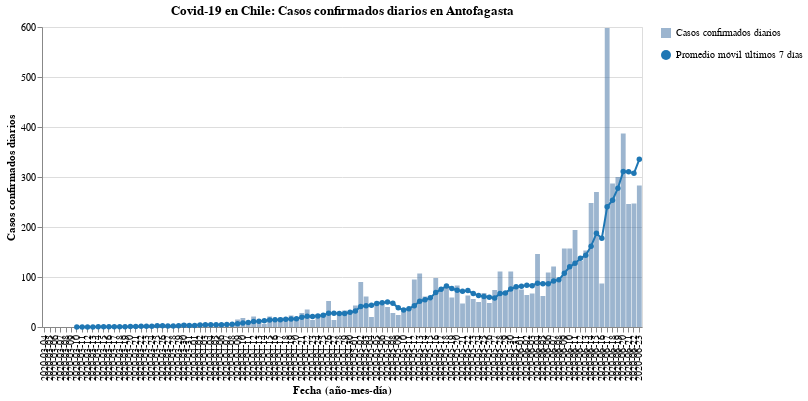

The code cell stored with this chart in its notebook:
### Code cell
#hide_input
bars, line = my_cases_plot(region)
(bars + line).properties(
    title=f'Covid-19 en Chile: Casos confirmados diarios en {region}',
    width=600
)

### Figure 1 — Vega-Lite specification as saved in the notebook (floating-point values rounded to 4 significant figures)
{"config": {"view": {"continuousWidth": 400, "continuousHeight": 300}}, "layer": [{"mark": {"type": "bar", "opacity": 0.7}, "encoding": {"opacity": {"type": "nominal", "field": "Casos confirmados diarios", "legend": {"title": ""}}, "tooltip": [{"type": "nominal", "field": "Fecha"}, {"type": "quantitative", "field": "Casos confirmados"}], "x": {"type": "nominal", "axis": {"title": "Fecha (año-mes-día)"}, "field": "Fecha"}, "y": {"type": "quantitative", "axis": {"title": "Casos confirmados diarios"}, "field": "Casos confirmados"}}}, {"mark": {"type": "line", "color": "#1f77b4", "point": {"filled": true, "fill": "#1f77b4"}}, "encoding": {"shape": {"type": "nominal", "field": "Promedio móvil últimos 7 días", "legend": {"title": ""}}, "x": {"type": "nominal", "axis": {"title": "Fecha (año-mes-día)"}, "field": "Fecha"}, "y": {"type": "quantitative", "field": "Rolling"}}}], "data": {"name": "data-4ec9894cb2363de3c13c3c692f9c14d2"}, "title": "Covid-19 en Chile: Casos confirmados diarios en Antofagasta", "width": 600, "$schema": "https://vega.github.io/schema/vega-lite/v4.8.1.json", "datasets": {"data-4ec9894cb2363de3c13c3c692f9c14d2": [{"Fecha": "2020-03-04", "Casos confirmados": 0, "Rolling": null, "Casos confirmados diarios": "Casos confirmados diarios", "Promedio móvil últimos 7 días": "Promedio móvil últimos 7 días"}, {"Fecha": "2020-03-05", "Casos confirmados": 0, "Rolling": null, "Casos confirmados diarios": "Casos confirmados diarios", "Promedio móvil últimos 7 días": "Promedio móvil últimos 7 días"}, {"Fecha": "2020-03-06", "Casos confirmados": 0, "Rolling": null, "Casos confirmados diarios": "Casos confirmados diarios", "Promedio móvil últimos 7 días": "Promedio móvil últimos 7 días"}, {"Fecha": "2020-03-07", "Casos confirmados": 0, "Rolling": null, "Casos confirmados diarios": "Casos confirmados diarios", "Promedio móvil últimos 7 días": "Promedio móvil últimos 7 días"}, {"Fecha": "2020-03-08", "Casos confirmados": 0, "Rolling": null, "Casos confirmados diarios": "Casos confirmados diarios", "Promedio móvil últimos 7 días": "Promedio móvil últimos 7 días"}, {"Fecha": "2020-03-09", "Casos confirmados": 0, "Rolling": null, "Casos confirmados diarios": "Casos confirmados diarios", "Promedio móvil últimos 7 días": "Promedio móvil últimos 7 días"}, {"Fecha": "2020-03-10", "Casos confirmados": 0, "Rolling": 0.0, "Casos confirmados diarios": "Casos confirmados diarios", "Promedio móvil últimos 7 días": "Promedio móvil últimos 7 días"}, {"Fecha": "2020-03-11", "Casos confirmados": 0, "Rolling": 0.0, "Casos confirmados diarios": "Casos confirmados diarios", "Promedio móvil últimos 7 días": "Promedio móvil últimos 7 días"}, {"Fecha": "2020-03-12", "Casos confirmados": 0, "Rolling": 0.0, "Casos confirmados diarios": "Casos confirmados diarios", "Promedio móvil últimos 7 días": "Promedio móvil últimos 7 días"}, {"Fecha": "2020-03-13", "Casos confirmados": 0, "Rolling": 0.0, "Casos confirmados diarios": "Casos confirmados diarios", "Promedio móvil últimos 7 días": "Promedio móvil últimos 7 días"}, {"Fecha": "2020-03-14", "Casos confirmados": 2, "Rolling": 0.2857, "Casos confirmados diarios": "Casos confirmados diarios", "Promedio móvil últimos 7 días": "Promedio móvil últimos 7 días"}, {"Fecha": "2020-03-15", "Casos confirmados": 0, "Rolling": 0.2857, "Casos confirmados diarios": "Casos confirmados diarios", "Promedio móvil últimos 7 días": "Promedio móvil últimos 7 días"}, {"Fecha": "2020-03-16", "Casos confirmados": 0, "Rolling": 0.2857, "Casos confirmados diarios": "Casos confirmados diarios", "Promedio móvil últimos 7 días": "Promedio móvil últimos 7 días"}, {"Fecha": "2020-03-17", "Casos confirmados": 0, "Rolling": 0.2857, "Casos confirmados diarios": "Casos confirmados diarios", "Promedio móvil últimos 7 días": "Promedio móvil últimos 7 días"}, {"Fecha": "2020-03-18", "Casos confirmados": 0, "Rolling": 0.2857, "Casos confirmados diarios": "Casos confirmados diarios", "Promedio móvil últimos 7 días": "Promedio móvil últimos 7 días"}, {"Fecha": "2020-03-19", "Casos confirmados": 0, "Rolling": 0.2857, "Casos confirmados diarios": "Casos confirmados diarios", "Promedio móvil últimos 7 días": "Promedio móvil últimos 7 días"}, {"Fecha": "2020-03-20", "Casos confirmados": 4, "Rolling": 0.8571, "Casos confirmados diarios": "Casos confirmados diarios", "Promedio móvil últimos 7 días": "Promedio móvil últimos 7 días"}, {"Fecha": "2020-03-21", "Casos confirmados": 4, "Rolling": 1.143, "Casos confirmados diarios": "Casos confirmados diarios", "Promedio móvil últimos 7 días": "Promedio móvil últimos 7 días"}, {"Fecha": "2020-03-22", "Casos confirmados": 1, "Rolling": 1.286, "Casos confirmados diarios": "Casos confirmados diarios", "Promedio móvil últimos 7 días": "Promedio móvil últimos 7 días"}, {"Fecha": "2020-03-23", "Casos confirmados": 0, "Rolling": 1.286, "Casos confirmados diarios": "Casos confirmados diarios", "Promedio móvil últimos 7 días": "Promedio móvil últimos 7 días"}, {"Fecha": "2020-03-24", "Casos confirmados": 2, "Rolling": 1.571, "Casos confirmados diarios": "Casos confirmados diarios", "Promedio móvil últimos 7 días": "Promedio móvil últimos 7 días"}, {"Fecha": "2020-03-25", "Casos confirmados": 6, "Rolling": 2.429, "Casos confirmados diarios": "Casos confirmados diarios", "Promedio móvil últimos 7 días": "Promedio móvil últimos 7 días"}, {"Fecha": "2020-03-26", "Casos confirmados": 1, "Rolling": 2.571, "Casos confirmados diarios": "Casos confirmados diarios", "Promedio móvil últimos 7 días": "Promedio móvil últimos 7 días"}, {"Fecha": "2020-03-27", "Casos confirmados": 1, "Rolling": 2.143, "Casos confirmados diarios": "Casos confirmados diarios", "Promedio móvil últimos 7 días": "Promedio móvil últimos 7 días"}, {"Fecha": "2020-03-28", "Casos confirmados": 4, "Rolling": 2.143, "Casos confirmados diarios": "Casos confirmados diarios", "Promedio móvil últimos 7 días": "Promedio móvil últimos 7 días"}, {"Fecha": "2020-03-29", "Casos confirmados": 2, "Rolling": 2.286, "Casos confirmados diarios": "Casos confirmados diarios", "Promedio móvil últimos 7 días": "Promedio móvil últimos 7 días"}, {"Fecha": "2020-03-30", "Casos confirmados": 8, "Rolling": 3.429, "Casos confirmados diarios": "Casos confirmados diarios", "Promedio móvil últimos 7 días": "Promedio móvil últimos 7 días"}, {"Fecha": "2020-03-31", "Casos confirmados": 0, "Rolling": 3.143, "Casos confirmados diarios": "Casos confirmados diarios", "Promedio móvil últimos 7 días": "Promedio móvil últimos 7 días"}, {"Fecha": "2020-04-01", "Casos confirmados": 4, "Rolling": 2.857, "Casos confirmados diarios": "Casos confirmados diarios", "Promedio móvil últimos 7 días": "Promedio móvil últimos 7 días"}, {"Fecha": "2020-04-02", "Casos confirmados": 8, "Rolling": 3.857, "Casos confirmados diarios": "Casos confirmados diarios", "Promedio móvil últimos 7 días": "Promedio móvil últimos 7 días"}, {"Fecha": "2020-04-03", "Casos confirmados": 7, "Rolling": 4.714, "Casos confirmados diarios": "Casos confirmados diarios", "Promedio móvil últimos 7 días": "Promedio móvil últimos 7 días"}, {"Fecha": "2020-04-04", "Casos confirmados": 1, "Rolling": 4.286, "Casos confirmados diarios": "Casos confirmados diarios", "Promedio móvil últimos 7 días": "Promedio móvil últimos 7 días"}, {"Fecha": "2020-04-05", "Casos confirmados": 5, "Rolling": 4.714, "Casos confirmados diarios": "Casos confirmados diarios", "Promedio móvil últimos 7 días": "Promedio móvil últimos 7 días"}, {"Fecha": "2020-04-06", "Casos confirmados": 8, "Rolling": 4.714, "Casos confirmados diarios": "Casos confirmados diarios", "Promedio móvil últimos 7 días": "Promedio móvil últimos 7 días"}, {"Fecha": "2020-04-07", "Casos confirmados": 1, "Rolling": 4.857, "Casos confirmados diarios": "Casos confirmados diarios", "Promedio móvil últimos 7 días": "Promedio móvil últimos 7 días"}, {"Fecha": "2020-04-08", "Casos confirmados": 8, "Rolling": 5.429, "Casos confirmados diarios": "Casos confirmados diarios", "Promedio móvil últimos 7 días": "Promedio móvil últimos 7 días"}, {"Fecha": "2020-04-09", "Casos confirmados": 15, "Rolling": 6.429, "Casos confirmados diarios": "Casos confirmados diarios", "Promedio móvil últimos 7 días": "Promedio móvil últimos 7 días"}, {"Fecha": "2020-04-10", "Casos confirmados": 18, "Rolling": 8.0, "Casos confirmados diarios": "Casos confirmados diarios", "Promedio móvil últimos 7 días": "Promedio móvil últimos 7 días"}, {"Fecha": "2020-04-11", "Casos confirmados": 7, "Rolling": 8.857, "Casos confirmados diarios": "Casos confirmados diarios", "Promedio móvil últimos 7 días": "Promedio móvil últimos 7 días"}, {"Fecha": "2020-04-12", "Casos confirmados": 21, "Rolling": 11.14, "Casos confirmados diarios": "Casos confirmados diarios", "Promedio móvil últimos 7 días": "Promedio móvil últimos 7 días"}, {"Fecha": "2020-04-13", "Casos confirmados": 11, "Rolling": 11.57, "Casos confirmados diarios": "Casos confirmados diarios", "Promedio móvil últimos 7 días": "Promedio móvil últimos 7 días"}, {"Fecha": "2020-04-14", "Casos confirmados": 6, "Rolling": 12.29, "Casos confirmados diarios": "Casos confirmados diarios", "Promedio móvil últimos 7 días": "Promedio móvil últimos 7 días"}, {"Fecha": "2020-04-15", "Casos confirmados": 21, "Rolling": 14.14, "Casos confirmados diarios": "Casos confirmados diarios", "Promedio móvil últimos 7 días": "Promedio móvil últimos 7 días"}, {"Fecha": "2020-04-16", "Casos confirmados": 16, "Rolling": 14.29, "Casos confirmados diarios": "Casos confirmados diarios", "Promedio móvil últimos 7 días": "Promedio móvil últimos 7 días"}, {"Fecha": "2020-04-17", "Casos confirmados": 19, "Rolling": 14.43, "Casos confirmados diarios": "Casos confirmados diarios", "Promedio móvil últimos 7 días": "Promedio móvil últimos 7 días"}, {"Fecha": "2020-04-18", "Casos confirmados": 15, "Rolling": 15.57, "Casos confirmados diarios": "Casos confirmados diarios", "Promedio móvil últimos 7 días": "Promedio móvil últimos 7 días"}, {"Fecha": "2020-04-19", "Casos confirmados": 23, "Rolling": 15.86, "Casos confirmados diarios": "Casos confirmados diarios", "Promedio móvil últimos 7 días": "Promedio móvil últimos 7 días"}, {"Fecha": "2020-04-20", "Casos confirmados": 14, "Rolling": 16.29, "Casos confirmados diarios": "Casos confirmados diarios", "Promedio móvil últimos 7 días": "Promedio móvil últimos 7 días"}, {"Fecha": "2020-04-21", "Casos confirmados": 28, "Rolling": 19.43, "Casos confirmados diarios": "Casos confirmados diarios", "Promedio móvil últimos 7 días": "Promedio móvil últimos 7 días"}, {"Fecha": "2020-04-22", "Casos confirmados": 35, "Rolling": 21.43, "Casos confirmados diarios": "Casos confirmados diarios", "Promedio móvil últimos 7 días": "Promedio móvil últimos 7 días"}, {"Fecha": "2020-04-23", "Casos confirmados": 14, "Rolling": 21.14, "Casos confirmados diarios": "Casos confirmados diarios", "Promedio móvil últimos 7 días": "Promedio móvil últimos 7 días"}, {"Fecha": "2020-04-24", "Casos confirmados": 26, "Rolling": 22.14, "Casos confirmados diarios": "Casos confirmados diarios", "Promedio móvil últimos 7 días": "Promedio móvil últimos 7 días"}, {"Fecha": "2020-04-25", "Casos confirmados": 25, "Rolling": 23.57, "Casos confirmados diarios": "Casos confirmados diarios", "Promedio móvil últimos 7 días": "Promedio móvil últimos 7 días"}, {"Fecha": "2020-04-26", "Casos confirmados": 52, "Rolling": 27.71, "Casos confirmados diarios": "Casos confirmados diarios", "Promedio móvil últimos 7 días": "Promedio móvil últimos 7 días"}, {"Fecha": "2020-04-27", "Casos confirmados": 14, "Rolling": 27.71, "Casos confirmados diarios": "Casos confirmados diarios", "Promedio móvil últimos 7 días": "Promedio móvil últimos 7 días"}, {"Fecha": "2020-04-28", "Casos confirmados": 24, "Rolling": 27.14, "Casos confirmados diarios": "Casos confirmados diarios", "Promedio móvil últimos 7 días": "Promedio móvil últimos 7 días"}, {"Fecha": "2020-04-29", "Casos confirmados": 33, "Rolling": 26.86, "Casos confirmados diarios": "Casos confirmados diarios", "Promedio móvil últimos 7 días": "Promedio móvil últimos 7 días"}, {"Fecha": "2020-04-30", "Casos confirmados": 32, "Rolling": 29.43, "Casos confirmados diarios": "Casos confirmados diarios", "Promedio móvil últimos 7 días": "Promedio móvil últimos 7 días"}, {"Fecha": "2020-05-01", "Casos confirmados": 43, "Rolling": 31.86, "Casos confirmados diarios": "Casos confirmados diarios", "Promedio móvil últimos 7 días": "Promedio móvil últimos 7 días"}, {"Fecha": "2020-05-02", "Casos confirmados": 90, "Rolling": 41.14, "Casos confirmados diarios": "Casos confirmados diarios", "Promedio móvil últimos 7 días": "Promedio móvil últimos 7 días"}, {"Fecha": "2020-05-03", "Casos confirmados": 61, "Rolling": 42.43, "Casos confirmados diarios": "Casos confirmados diarios", "Promedio móvil últimos 7 días": "Promedio móvil últimos 7 días"}, {"Fecha": "2020-05-04", "Casos confirmados": 20, "Rolling": 43.29, "Casos confirmados diarios": "Casos confirmados diarios", "Promedio móvil últimos 7 días": "Promedio móvil últimos 7 días"}, {"Fecha": "2020-05-05", "Casos confirmados": 51, "Rolling": 47.14, "Casos confirmados diarios": "Casos confirmados diarios", "Promedio móvil últimos 7 días": "Promedio móvil últimos 7 días"}, {"Fecha": "2020-05-06", "Casos confirmados": 44, "Rolling": 48.71, "Casos confirmados diarios": "Casos confirmados diarios", "Promedio móvil últimos 7 días": "Promedio móvil últimos 7 días"}, {"Fecha": "2020-05-07", "Casos confirmados": 40, "Rolling": 49.86, "Casos confirmados diarios": "Casos confirmados diarios", "Promedio móvil últimos 7 días": "Promedio móvil últimos 7 días"}, {"Fecha": "2020-05-08", "Casos confirmados": 28, "Rolling": 47.71, "Casos confirmados diarios": "Casos confirmados diarios", "Promedio móvil últimos 7 días": "Promedio móvil últimos 7 días"}, {"Fecha": "2020-05-09", "Casos confirmados": 24, "Rolling": 38.29, "Casos confirmados diarios": "Casos confirmados diarios", "Promedio móvil últimos 7 días": "Promedio móvil últimos 7 días"}, {"Fecha": "2020-05-10", "Casos confirmados": 31, "Rolling": 34.0, "Casos confirmados diarios": "Casos confirmados diarios", "Promedio móvil últimos 7 días": "Promedio móvil últimos 7 días"}, {"Fecha": "2020-05-11", "Casos confirmados": 36, "Rolling": 36.29, "Casos confirmados diarios": "Casos confirmados diarios", "Promedio móvil últimos 7 días": "Promedio móvil últimos 7 días"}, {"Fecha": "2020-05-12", "Casos confirmados": 95, "Rolling": 42.57, "Casos confirmados diarios": "Casos confirmados diarios", "Promedio móvil últimos 7 días": "Promedio móvil últimos 7 días"}, {"Fecha": "2020-05-13", "Casos confirmados": 107, "Rolling": 51.57, "Casos confirmados diarios": "Casos confirmados diarios", "Promedio móvil últimos 7 días": "Promedio móvil últimos 7 días"}, {"Fecha": "2020-05-14", "Casos confirmados": 61, "Rolling": 54.57, "Casos confirmados diarios": "Casos confirmados diarios", "Promedio móvil últimos 7 días": "Promedio móvil últimos 7 días"}, {"Fecha": "2020-05-15", "Casos confirmados": 54, "Rolling": 58.29, "Casos confirmados diarios": "Casos confirmados diarios", "Promedio móvil últimos 7 días": "Promedio móvil últimos 7 días"}, {"Fecha": "2020-05-16", "Casos confirmados": 98, "Rolling": 68.86, "Casos confirmados diarios": "Casos confirmados diarios", "Promedio móvil últimos 7 días": "Promedio móvil últimos 7 días"}, {"Fecha": "2020-05-17", "Casos confirmados": 76, "Rolling": 75.29, "Casos confirmados diarios": "Casos confirmados diarios", "Promedio móvil últimos 7 días": "Promedio móvil últimos 7 días"}, {"Fecha": "2020-05-18", "Casos confirmados": 84, "Rolling": 82.14, "Casos confirmados diarios": "Casos confirmados diarios", "Promedio móvil últimos 7 días": "Promedio móvil últimos 7 días"}, {"Fecha": "2020-05-19", "Casos confirmados": 59, "Rolling": 77.0, "Casos confirmados diarios": "Casos confirmados diarios", "Promedio móvil últimos 7 días": "Promedio móvil últimos 7 días"}, {"Fecha": "2020-05-20", "Casos confirmados": 83, "Rolling": 73.57, "Casos confirmados diarios": "Casos confirmados diarios", "Promedio móvil últimos 7 días": "Promedio móvil últimos 7 días"}, {"Fecha": "2020-05-21", "Casos confirmados": 47, "Rolling": 71.57, "Casos confirmados diarios": "Casos confirmados diarios", "Promedio móvil últimos 7 días": "Promedio móvil últimos 7 días"}, {"Fecha": "2020-05-22", "Casos confirmados": 63, "Rolling": 72.86, "Casos confirmados diarios": "Casos confirmados diarios", "Promedio móvil últimos 7 días": "Promedio móvil últimos 7 días"}, {"Fecha": "2020-05-23", "Casos confirmados": 56, "Rolling": 66.86, "Casos confirmados diarios": "Casos confirmados diarios", "Promedio móvil últimos 7 días": "Promedio móvil últimos 7 días"}, {"Fecha": "2020-05-24", "Casos confirmados": 50, "Rolling": 63.14, "Casos confirmados diarios": "Casos confirmados diarios", "Promedio móvil últimos 7 días": "Promedio móvil últimos 7 días"}, {"Fecha": "2020-05-25", "Casos confirmados": 68, "Rolling": 60.86, "Casos confirmados diarios": "Casos confirmados diarios", "Promedio móvil últimos 7 días": "Promedio móvil últimos 7 días"}, {"Fecha": "2020-05-26", "Casos confirmados": 48, "Rolling": 59.29, "Casos confirmados diarios": "Casos confirmados diarios", "Promedio móvil últimos 7 días": "Promedio móvil últimos 7 días"}, {"Fecha": "2020-05-27", "Casos confirmados": 74, "Rolling": 58.0, "Casos confirmados diarios": "Casos confirmados diarios", "Promedio móvil últimos 7 días": "Promedio móvil últimos 7 días"}, {"Fecha": "2020-05-28", "Casos confirmados": 111, "Rolling": 67.14, "Casos confirmados diarios": "Casos confirmados diarios", "Promedio móvil últimos 7 días": "Promedio móvil últimos 7 días"}, {"Fecha": "2020-05-29", "Casos confirmados": 70, "Rolling": 68.14, "Casos confirmados diarios": "Casos confirmados diarios", "Promedio móvil últimos 7 días": "Promedio móvil últimos 7 días"}, {"Fecha": "2020-05-30", "Casos confirmados": 111, "Rolling": 76.0, "Casos confirmados diarios": "Casos confirmados diarios", "Promedio móvil últimos 7 días": "Promedio móvil últimos 7 días"}, {"Fecha": "2020-05-31", "Casos confirmados": 81, "Rolling": 80.43, "Casos confirmados diarios": "Casos confirmados diarios", "Promedio móvil últimos 7 días": "Promedio móvil últimos 7 días"}, {"Fecha": "2020-06-01", "Casos confirmados": 75, "Rolling": 81.43, "Casos confirmados diarios": "Casos confirmados diarios", "Promedio móvil últimos 7 días": "Promedio móvil últimos 7 días"}, {"Fecha": "2020-06-02", "Casos confirmados": 64, "Rolling": 83.71, "Casos confirmados diarios": "Casos confirmados diarios", "Promedio móvil últimos 7 días": "Promedio móvil últimos 7 días"}, {"Fecha": "2020-06-03", "Casos confirmados": 67, "Rolling": 82.71, "Casos confirmados diarios": "Casos confirmados diarios", "Promedio móvil últimos 7 días": "Promedio móvil últimos 7 días"}, {"Fecha": "2020-06-04", "Casos confirmados": 146, "Rolling": 87.71, "Casos confirmados diarios": "Casos confirmados diarios", "Promedio móvil últimos 7 días": "Promedio móvil últimos 7 días"}, {"Fecha": "2020-06-05", "Casos confirmados": 62, "Rolling": 86.57, "Casos confirmados diarios": "Casos confirmados diarios", "Promedio móvil últimos 7 días": "Promedio móvil últimos 7 días"}, {"Fecha": "2020-06-06", "Casos confirmados": 109, "Rolling": 86.29, "Casos confirmados diarios": "Casos confirmados diarios", "Promedio móvil últimos 7 días": "Promedio móvil últimos 7 días"}, {"Fecha": "2020-06-07", "Casos confirmados": 121, "Rolling": 92.0, "Casos confirmados diarios": "Casos confirmados diarios", "Promedio móvil últimos 7 días": "Promedio móvil últimos 7 días"}, {"Fecha": "2020-06-08", "Casos confirmados": 91, "Rolling": 94.29, "Casos confirmados diarios": "Casos confirmados diarios", "Promedio móvil últimos 7 días": "Promedio móvil últimos 7 días"}, {"Fecha": "2020-06-09", "Casos confirmados": 157, "Rolling": 107.6, "Casos confirmados diarios": "Casos confirmados diarios", "Promedio móvil últimos 7 días": "Promedio móvil últimos 7 días"}, {"Fecha": "2020-06-10", "Casos confirmados": 157, "Rolling": 120.4, "Casos confirmados diarios": "Casos confirmados diarios", "Promedio móvil últimos 7 días": "Promedio móvil últimos 7 días"}, {"Fecha": "2020-06-11", "Casos confirmados": 194, "Rolling": 127.3, "Casos confirmados diarios": "Casos confirmados diarios", "Promedio móvil últimos 7 días": "Promedio móvil últimos 7 días"}, {"Fecha": "2020-06-12", "Casos confirmados": 132, "Rolling": 137.3, "Casos confirmados diarios": "Casos confirmados diarios", "Promedio móvil últimos 7 días": "Promedio móvil últimos 7 días"}, {"Fecha": "2020-06-13", "Casos confirmados": 153, "Rolling": 143.6, "Casos confirmados diarios": "Casos confirmados diarios", "Promedio móvil últimos 7 días": "Promedio móvil últimos 7 días"}, {"Fecha": "2020-06-14", "Casos confirmados": 248, "Rolling": 161.7, "Casos confirmados diarios": "Casos confirmados diarios", "Promedio móvil últimos 7 días": "Promedio móvil últimos 7 días"}, {"Fecha": "2020-06-15", "Casos confirmados": 270, "Rolling": 187.3, "Casos confirmados diarios": "Casos confirmados diarios", "Promedio móvil últimos 7 días": "Promedio móvil últimos 7 días"}, {"Fecha": "2020-06-16", "Casos confirmados": 87, "Rolling": 177.3, "Casos confirmados diarios": "Casos confirmados diarios", "Promedio móvil últimos 7 días": "Promedio móvil últimos 7 días"}, {"Fecha": "2020-06-17", "Casos confirmados": 598, "Rolling": 240.3, "Casos confirmados diarios": "Casos confirmados diarios", "Promedio móvil últimos 7 días": "Promedio móvil últimos 7 días"}, {"Fecha": "2020-06-18", "Casos confirmados": 287, "Rolling": 253.6, "Casos confirmados diarios": "Casos confirmados diarios", "Promedio móvil últimos 7 días": "Promedio móvil últimos 7 días"}, {"Fecha": "2020-06-19", "Casos confirmados": 300, "Rolling": 277.6, "Casos confirmados diarios": "Casos confirmados diarios", "Promedio móvil últimos 7 días": "Promedio móvil últimos 7 días"}, {"Fecha": "2020-06-20", "Casos confirmados": 387, "Rolling": 311.0, "Casos confirmados diarios": "Casos confirmados diarios", "Promedio móvil últimos 7 días": "Promedio móvil últimos 7 días"}, {"Fecha": "2020-06-21", "Casos confirmados": 246, "Rolling": 310.7, "Casos confirmados diarios": "Casos confirmados diarios", "Promedio móvil últimos 7 días": "Promedio móvil últimos 7 días"}, {"Fecha": "2020-06-22", "Casos confirmados": 247, "Rolling": 307.4, "Casos confirmados diarios": "Casos confirmados diarios", "Promedio móvil últimos 7 días": "Promedio móvil últimos 7 días"}, {"Fecha": "2020-06-23", "Casos confirmados": 283, "Rolling": 335.4, "Casos confirmados diarios": "Casos confirmados diarios", "Promedio móvil últimos 7 días": "Promedio móvil últimos 7 días"}]}}
